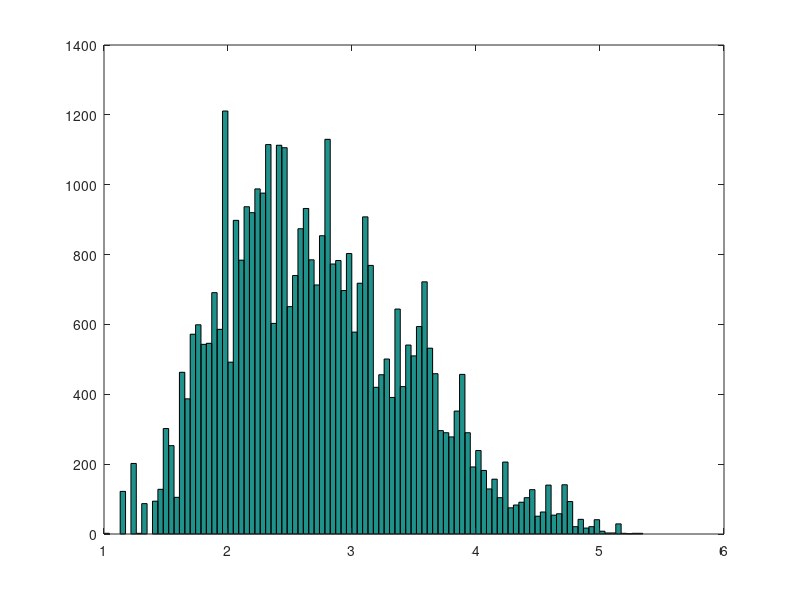

The MATLAB source for this figure: (Note: this script raises an error after producing the figure.)
clear all;
% Load data
load polish_igraph_data;


%% Scale the igraph matrix
[from,to,weight] = find(G_lambda);
figure(2); clf;
weight_mod = log10(weight/min(weight)*10);
hist(weight_mod,100);
node_subset = unique([from;to]);
% Build an adjacency matrix for the subgraph
nodes_i = (1:length(node_subset))';
e2i = sparse(node_subset,1,nodes_i,max(node_subset),1);
i2e = node_subset;
from_i = e2i(from);
to_i   = e2i(to);
links_i = [from_i to_i weight];
Asub = adjacency(nodes_i,links_i,false,true);

%% Perform the clustering
m = length(nodes_igraph);
clusters = spectral_clustering(Asub,5,'largest');
clusters_all = zeros(m,1);
clusters_all(node_subset) = clusters;

%% Plot the igraph and the grid
% Plot the grid
colormap jet
GRAY = [1 1 1]*0.5;
RED = [1 .5 .5];

figure(1); clf; hold on;
links_grid(:,3) = links_grid(:,3)/100;
nodes_grid = [nodes_grid zeros(size(nodes_grid))];
draw_graph(nodes_grid,links_grid,locs_grid,[],GRAY,GRAY);

figure(1); hold on;
link_subset = weight>0.1;
node_sizes = zeros(m,1);
node_sizes(node_subset) = 1;
nodes_igraph = [nodes_igraph node_sizes];
draw_graph(nodes_igraph,links_igraph(link_subset,:),locs_igraph,[],clusters_all,RED);

return

%% Show a table with the results
% Component names
m = size(ps.branch,1);
n = m;
for i = 1:m
    f = ps.branch(i,1);
    t = ps.branch(i,2);
    br_names{i} = sprintf('%d-%d',f,t); 
end

disp('Branch, cluster');
for i = 1:m
    fprintf('%s, %d\n',br_names{i},clusters(i));
end

%% Plot the clustering results
% bus locations
x = ps.bus(:,C.bu.locX);
y = ps.bus(:,C.bu.locY);
% branch locations
F = ps.bus_i(ps.branch(:,1));
T = ps.bus_i(ps.branch(:,2));
x_link = (x(F) + x(T))/2;
y_link = (y(F) + y(T))/2;

nodes = (1:n)';
% find the igraph links;
[from,to,vals] = find(G_lambda);
links = [from to];
draw_graph(nodes,links,[x_link y_link],[],clusters);
